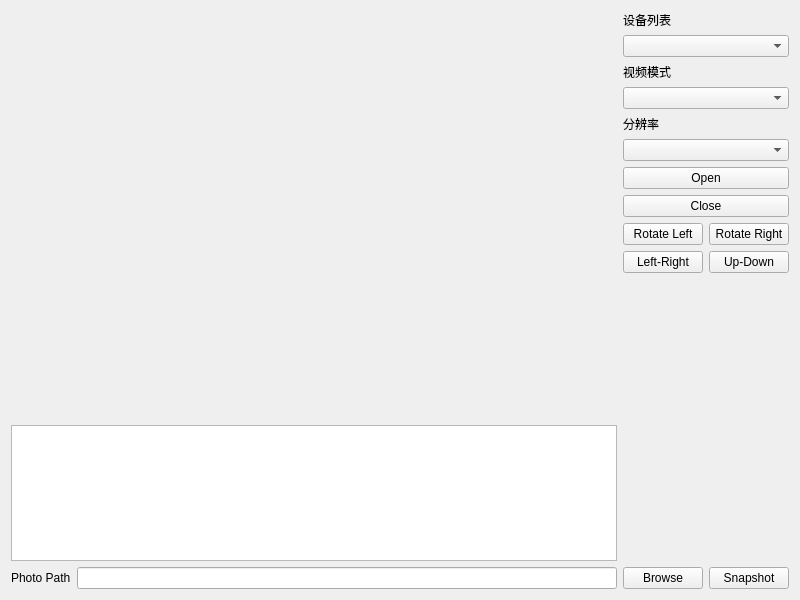
<?xml version="1.0" encoding="UTF-8"?>
<ui version="4.0">
 <class>EloamCamera</class>
 <widget class="QWidget" name="EloamCamera">
  <property name="geometry">
   <rect>
    <x>0</x>
    <y>0</y>
    <width>800</width>
    <height>600</height>
   </rect>
  </property>
  <property name="windowTitle">
   <string>Form</string>
  </property>
  <layout class="QGridLayout" name="gridLayout">
   <item row="0" column="0">
    <layout class="QHBoxLayout" name="horizontalLayout_4" stretch="4,1">
     <item>
      <layout class="QVBoxLayout" name="verticalLayout_5" stretch="3,1">
       <item>
        <widget class="QWidget" name="widget_image" native="true">
         <property name="enabled">
          <bool>false</bool>
         </property>
        </widget>
       </item>
       <item>
        <widget class="QTextEdit" name="textEdit_log"/>
       </item>
      </layout>
     </item>
     <item>
      <layout class="QVBoxLayout" name="verticalLayout_6" stretch="0,0">
       <item>
        <layout class="QVBoxLayout" name="verticalLayout_4">
         <item>
          <layout class="QVBoxLayout" name="verticalLayout">
           <item>
            <widget class="QLabel" name="label_deviceList">
             <property name="text">
              <string>设备列表</string>
             </property>
            </widget>
           </item>
           <item>
            <widget class="QComboBox" name="comboBox_deviceList"/>
           </item>
          </layout>
         </item>
         <item>
          <layout class="QVBoxLayout" name="verticalLayout_2">
           <item>
            <widget class="QLabel" name="label_videoMode">
             <property name="text">
              <string>视频模式</string>
             </property>
            </widget>
           </item>
           <item>
            <widget class="QComboBox" name="comboBox_videoMode"/>
           </item>
          </layout>
         </item>
         <item>
          <layout class="QVBoxLayout" name="verticalLayout_3">
           <item>
            <widget class="QLabel" name="label_resolution">
             <property name="text">
              <string>分辨率</string>
             </property>
            </widget>
           </item>
           <item>
            <widget class="QComboBox" name="comboBox_resolution"/>
           </item>
          </layout>
         </item>
         <item>
          <widget class="QPushButton" name="pushButton_openDev">
           <property name="text">
            <string>Open</string>
           </property>
          </widget>
         </item>
         <item>
          <widget class="QPushButton" name="pushButton_closeDev">
           <property name="text">
            <string>Close</string>
           </property>
          </widget>
         </item>
         <item>
          <layout class="QHBoxLayout" name="horizontalLayout_2">
           <item>
            <widget class="QPushButton" name="pushButton_rotateLeft">
             <property name="text">
              <string>Rotate Left</string>
             </property>
            </widget>
           </item>
           <item>
            <widget class="QPushButton" name="pushButton_rotateRight">
             <property name="text">
              <string>Rotate Right</string>
             </property>
            </widget>
           </item>
          </layout>
         </item>
         <item>
          <layout class="QHBoxLayout" name="horizontalLayout_3">
           <item>
            <widget class="QPushButton" name="pushButton_leftRight">
             <property name="text">
              <string>Left-Right</string>
             </property>
            </widget>
           </item>
           <item>
            <widget class="QPushButton" name="pushButton_upDown">
             <property name="text">
              <string>Up-Down</string>
             </property>
            </widget>
           </item>
          </layout>
         </item>
        </layout>
       </item>
       <item>
        <spacer name="verticalSpacer">
         <property name="orientation">
          <enum>Qt::Vertical</enum>
         </property>
         <property name="sizeHint" stdset="0">
          <size>
           <width>20</width>
           <height>40</height>
          </size>
         </property>
        </spacer>
       </item>
      </layout>
     </item>
    </layout>
   </item>
   <item row="1" column="0">
    <layout class="QHBoxLayout" name="horizontalLayout" stretch="0,0,0,0">
     <item>
      <widget class="QLabel" name="label_photoPath">
       <property name="text">
        <string>Photo Path</string>
       </property>
      </widget>
     </item>
     <item>
      <widget class="QLineEdit" name="lineEdit_photoPath">
       <property name="sizePolicy">
        <sizepolicy hsizetype="Expanding" vsizetype="Preferred">
         <horstretch>0</horstretch>
         <verstretch>0</verstretch>
        </sizepolicy>
       </property>
      </widget>
     </item>
     <item>
      <widget class="QPushButton" name="pushButton_browsePhoto">
       <property name="sizePolicy">
        <sizepolicy hsizetype="Minimum" vsizetype="Preferred">
         <horstretch>0</horstretch>
         <verstretch>0</verstretch>
        </sizepolicy>
       </property>
       <property name="text">
        <string>Browse</string>
       </property>
      </widget>
     </item>
     <item>
      <widget class="QPushButton" name="pushButton_snapshot">
       <property name="sizePolicy">
        <sizepolicy hsizetype="Minimum" vsizetype="Preferred">
         <horstretch>0</horstretch>
         <verstretch>0</verstretch>
        </sizepolicy>
       </property>
       <property name="text">
        <string>Snapshot</string>
       </property>
      </widget>
     </item>
    </layout>
   </item>
  </layout>
 </widget>
 <resources/>
 <connections/>
</ui>
